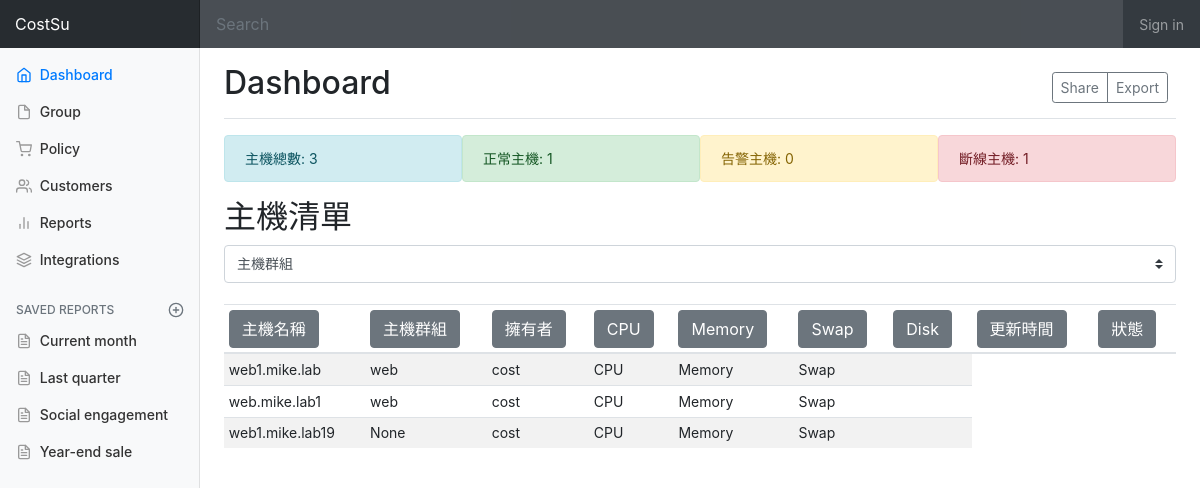
Before: /logserver/dashboard/ with the older database file.
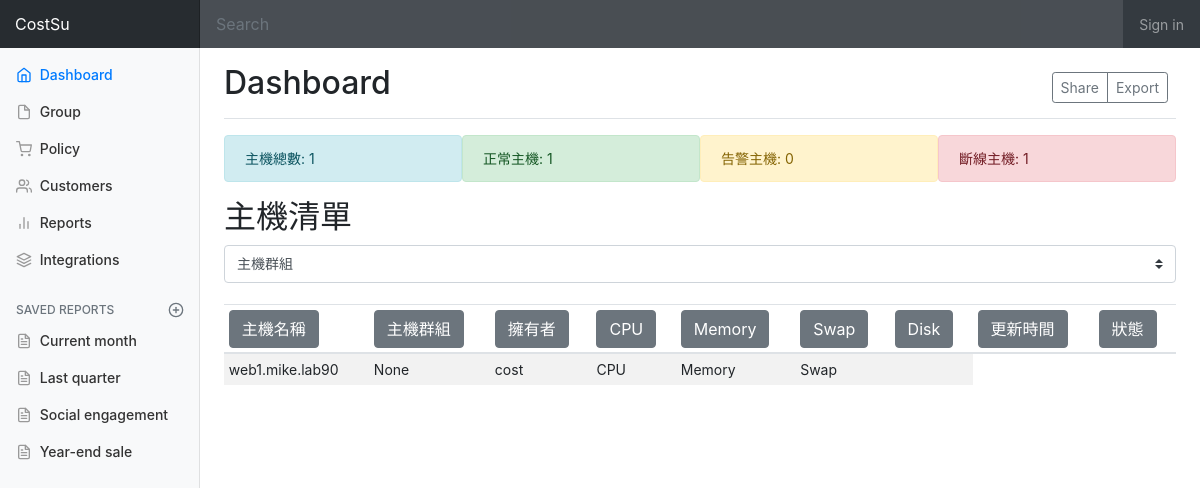
After: the same page with the newer database file.
### logserver/models.py (models this page shows, shortened)
class Machine(models.Model):
    hostname = models.CharField(max_length=40, verbose_name="主機名稱")
    description = models.TextField(blank=True, null=True, verbose_name="描述")
    uuid = models.UUIDField(primary_key=True,
                            unique=True,
                            default=uuid.uuid4,
                            editable=False,
                            verbose_name="UUID")
    ruuid = models.CharField(max_length=40, unique=True, verbose_name="RUUID")
    network_info = models.JSONField(verbose_name="網路資訊")
    disk_info = models.JSONField(verbose_name="硬碟資訊")
    cpu_info = models.JSONField(verbose_name="CPU資訊", null=True, blank=True)
    mem_info = models.JSONField(verbose_name="記憶體資訊", null=True, blank=True)
    os_info = models.JSONField(verbose_name="作業系統資訊", null=True, blank=True)
    owner = models.ForeignKey("auth.user",
                              verbose_name=("擁有者"),
                              on_delete=models.CASCADE,
                              related_name="machines")
    group = models.ForeignKey("MachineGroup",
                              blank=True,
                              null=True,
                              verbose_name=("主機群組"),
                              on_delete=models.SET_NULL,
                              related_name="machines")
    def __str__(self):  # 顯示名稱
        return self.hostname

class MachineGroup(models.Model):
    id = models.AutoField(primary_key=True)
    name = models.CharField(max_length=40, unique=True, verbose_name="群組名稱")
    policy = models.ForeignKey("Policy",
                               blank=True,
                               null=True,
                               verbose_name=("群組策略"),
                               related_name="machinegroups",
                               on_delete=models.SET_NULL)
    def __str__(self):
        return self.name

### logserver/views.py (the view)
# urls.py: path("dashboard/", views.dashboard, name='dashboard'),
def dashboard(request):
    hosts = Machine.objects.all()
    groups = MachineGroup.objects.all()
    host_count = hosts.count()
    normal_count = 1  # hosts.filter(status="normal").count()
    alert_count = 0  # hosts.filter(status="alert").count()
    offline_count = 1  # hosts.filter(status="offline").count()
    return render(
        request, "logserver/dashboard1.html", {
            'hosts': hosts,
            'host_count': host_count,
            'normal_count': normal_count,
            'alert_count': alert_count,
            'offline_count': offline_count,
            'groups': groups
        })

### logserver/templates/logserver/dashboard1.html (shortened to what this page needs)
{% extends 'base1.html' %} {% block content %}
<main role="main" class="col-md-9 ml-sm-auto col-lg-10 px-4">
  <div
    class="d-flex justify-content-between flex-wrap flex-md-nowrap align-items-center pt-3 pb-2 mb-3 border-bottom"
  >
    <h1 class="h2">Dashboard</h1>
    <div class="btn-toolbar mb-2 mb-md-0">
      <div class="btn-group mr-2">
        <button class="btn btn-sm btn-outline-secondary">Share</button>
        <button class="btn btn-sm btn-outline-secondary">Export</button>
      </div>
    </div>
  </div>
  <div class="container">
    <div class="row">
      <div class="col-sm alert alert-info">主機總數: {{ host_count }}</div>
      <div class="col-sm alert alert-success">正常主機: {{ normal_count }}</div>
      <div class="col-sm alert alert-warning">告警主機: {{ alert_count }}</div>
      <div class="col-sm alert alert-danger">斷線主機: {{ offline_count }}</div>
    </div>
  </div>
  <h2>主機清單</h2>
  <select class="custom-select">
    <option selected>主機群組</option>
  </select>
  <div class="table-responsive">
    <table class="table table-striped table-sm">
      <thead>
        <tr>
          <div class="btn-group" role="group" aria-label="Basic example">
            <th>
              <button type="button" class="btn btn-secondary">主機名稱</button>
            </th>
            <th>
              <button type="button" class="btn btn-secondary">主機群組</button>
            </th>
            <th>
              <button type="button" class="btn btn-secondary">擁有者</button>
            </th>
            <th>
              <button type="button" class="btn btn-secondary">CPU</button>
            </th>
            <th>
              <button type="button" class="btn btn-secondary">Memory</button>
            </th>
            <th>
              <button type="button" class="btn btn-secondary">Swap</button>
            </th>
            <th>
              <button type="button" class="btn btn-secondary">Disk</button>
            </th>
            <th>
              <button type="button" class="btn btn-secondary">更新時間</button>
            </th>
            <th>
              <button type="button" class="btn btn-secondary">狀態</button>
            </th>
          </div>
        </tr>
      </thead>
      <tbody>
        {% for host in hosts %}
        <tr>
          <td>{{ host }}</td>
          <td>{{ host.group }}</td>
          <td>{{ host.owner }}</td>
          <td>CPU</td>
          <td>Memory</td>
          <td>Swap</td>
          <td>{{ host.disktable }}</td>
        </tr>
        {% endfor %}
      </tbody>
    </table>
  </div>
</main>
{% endblock %}

### templates/base1.html (shortened to what this page needs)
{% load static %}
<!DOCTYPE html>
<html lang="en">
  <head>
    <link
      rel="stylesheet"
      href="https://cdn.jsdelivr.net/npm/bootstrap@4.0.0/dist/css/bootstrap.min.css"
    />
    <link href="{% static 'css/dashboard.css' %}" rel="stylesheet" />
  </head>
  <body>
    {% include 'navbar1.html' %}
    <div class="container-fluid">
      <div class="row">
        {% include 'sidebar1.html' %} {% block content %} {% endblock %}
      </div>
    </div>
  </body>
</html>

### templates/navbar1.html (shortened to what this page needs)
{% load static %}
<nav class="navbar navbar-dark fixed-top bg-dark flex-md-nowrap p-0 shadow">
  <a
    class="navbar-brand col-sm-3 col-md-2 mr-0"
    href="https://cost0903.github.io"
  >
    CostSu
  </a>
  <input
    class="form-control form-control-dark w-100"
    type="text"
    placeholder="Search"
    aria-label="Search"
    method="GET"
    action="{% url 'dashboard' %}"
    name="q"
  />
  <ul class="navbar-nav px-3">
    <li class="nav-item text-nowrap">
      {% if False %}
      <a class="nav-link" href="#">Sign out</a>
      {% else %}
      <a class="nav-link" href="#">Sign in</a>
      {% endif %}
    </li>
  </ul>
</nav>

### templates/sidebar1.html
<nav class="col-md-2 d-none d-md-block bg-light sidebar">
  <div class="sidebar-sticky">
    <ul class="nav flex-column">
      <li class="nav-item">
        <a class="nav-link active" href="{% url 'dashboard' %}">
          <span data-feather="home"></span>
          Dashboard <span class="sr-only">(current)</span>
        </a>
      </li>
      <li class="nav-item">
        <a class="nav-link" href="{% url 'group' %}">
          <span data-feather="file"></span>
          Group
        </a>
      </li>
      <li class="nav-item">
        <a class="nav-link" href="{% url 'policy' %}">
          <span data-feather="shopping-cart"></span>
          Policy
        </a>
      </li>
      <li class="nav-item">
        <a class="nav-link" href="#">
          <span data-feather="users"></span>
          Customers
        </a>
      </li>
      <li class="nav-item">
        <a class="nav-link" href="#">
          <span data-feather="bar-chart-2"></span>
          Reports
        </a>
      </li>
      <li class="nav-item">
        <a class="nav-link" href="#">
          <span data-feather="layers"></span>
          Integrations
        </a>
      </li>
    </ul>
    <h6
      class="sidebar-heading d-flex justify-content-between align-items-center px-3 mt-4 mb-1 text-muted"
    >
      <span>Saved reports</span>
      <a class="d-flex align-items-center text-muted" href="#">
        <span data-feather="plus-circle"></span>
      </a>
    </h6>
    <ul class="nav flex-column mb-2">
      <li class="nav-item">
        <a class="nav-link" href="#">
          <span data-feather="file-text"></span>
          Current month
        </a>
      </li>
      <li class="nav-item">
        <a class="nav-link" href="#">
          <span data-feather="file-text"></span>
          Last quarter
        </a>
      </li>
      <li class="nav-item">
        <a class="nav-link" href="#">
          <span data-feather="file-text"></span>
          Social engagement
        </a>
      </li>
      <li class="nav-item">
        <a class="nav-link" href="#">
          <span data-feather="file-text"></span>
          Year-end sale
        </a>
      </li>
    </ul>
  </div>
</nav>

### static/css/dashboard.css (style rules this page uses)
body { font-size: .875rem; }
.feather { width: 16px; height: 16px; vertical-align: text-bottom; }
.sidebar { position: fixed; top: 0; bottom: 0; left: 0; z-index: 100; padding: 48px 0 0; box-shadow: inset -1px 0 0 rgba(0, 0, 0, .1); }
.sidebar-sticky { position: relative; top: 0; height: calc(100vh - 48px); padding-top: .5rem; overflow-x: hidden; overflow-y: auto; }
.sidebar .nav-link { font-weight: 500; color: #333; }
.sidebar .nav-link .feather { margin-right: 4px; color: #999; }
.sidebar .nav-link.active { color: #007bff; }
.sidebar .nav-link:hover .feather, .sidebar .nav-link.active .feather { color: inherit; }
.sidebar-heading { font-size: .75rem; text-transform: uppercase; }
[role="main"] { padding-top: 48px; }
.navbar-brand { padding-top: .75rem; padding-bottom: .75rem; font-size: 1rem; background-color: rgba(0, 0, 0, .25); box-shadow: inset -1px 0 0 rgba(0, 0, 0, .25); }
.navbar .form-control { padding: .75rem 1rem; border-width: 0; border-radius: 0; }
.form-control-dark { color: #fff; background-color: rgba(255, 255, 255, .1); border-color: rgba(255, 255, 255, .1); }

Changed rows visible on the page:
removed Machine: hostname "web1.mike.lab", group "web", owner "cost"
removed Machine: hostname "web.mike.lab1", group "web", owner "cost"
removed Machine: hostname "web1.mike.lab19", group "None", owner "cost"
added Machine: hostname "web1.mike.lab90", group "None", owner "cost"
Other visible differences:
{{ host_count }}: "3" → "1"
